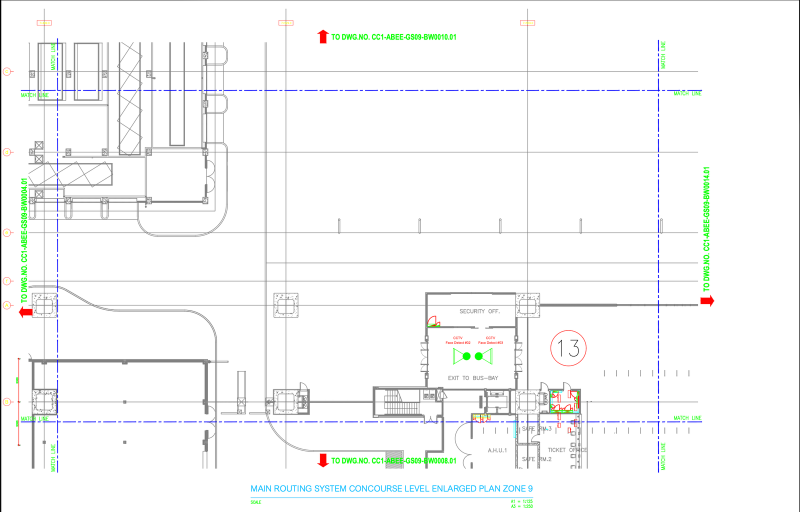
#> input picture ψ/active/width_1600.png, 1599 x 1024 px (shown at 1/2 size)
$ python generate_booth_heatmap.py
#> lines starting #> are read from the running program, lines starting #| are printed output that depends on the picture
"""
Smart Tourism — Booth Placement Heatmap (Dense Sensor Version)
150+ sensors for high-resolution 1-month foot traffic overlay
on Concourse Level Zone 9 floor plan.

Purpose: Identify booth locations and pricing tiers based on traffic density.
"""

import sys
import os
sys.stdout.reconfigure(encoding='utf-8')

import numpy as np
import matplotlib
matplotlib.use('Agg')
import matplotlib.pyplot as plt
import matplotlib.colors as mcolors
from matplotlib.patches import FancyBboxPatch, Rectangle, Circle
import matplotlib.patheffects as pe
from scipy.ndimage import gaussian_filter
from PIL import Image

# --- Config ---
SCRIPT_DIR = os.path.dirname(os.path.abspath(__file__))
FLOORPLAN_PATH = os.path.join(SCRIPT_DIR, "width_1600.png")
OUTPUT_DIR = SCRIPT_DIR

img = Image.open(FLOORPLAN_PATH)
#> img is the input picture: PIL image 1599x1024 RGB; mean R, G, B 247.1, 248.1, 247.9
img_array = np.array(img)
h, w = img_array.shape[:2]
#> h = 1024; w = 1599
print(f"Floor plan: {w} x {h} px")
#| Floor plan: 1599 x 1024 px

# ============================================================
# WALKABLE ZONES — define where people can actually walk
# (x_min, y_min, x_max, y_max) in pixels + traffic weight
# ============================================================

WALKABLE_ZONES = [
    # Main horizontal corridor — heaviest flow
    {"name": "Main Corridor",      "bbox": (80, 280, 1450, 400),  "weight": 0.85},
    # Upper corridor / passage
    {"name": "Upper Passage",      "bbox": (150, 140, 1350, 280), "weight": 0.55},
    # Fare gate area — peak concentration
    {"name": "Fare Gate Zone",     "bbox": (450, 350, 750, 480),  "weight": 1.0},
    # Exit to Bus Bay — everyone funnels through here
    {"name": "Bus Bay Exit",       "bbox": (450, 460, 780, 580),  "weight": 0.90},
    # Zone 13 open area — prime booth space
    {"name": "Zone 13 Open",       "bbox": (800, 250, 1300, 430), "weight": 0.65},
    # Ticket counter area
    {"name": "Ticket Area",        "bbox": (820, 430, 1150, 570), "weight": 0.70},
    # West wing corridor
    {"name": "West Wing",          "bbox": (30, 320, 300, 530),   "weight": 0.40},
    # Northwest rooms
    {"name": "NW Rooms",           "bbox": (30, 80, 320, 300),    "weight": 0.25},
    # South passage — wider zone, connects bus bay to ticket
    {"name": "South Passage",      "bbox": (300, 540, 1150, 650), "weight": 0.55},
    # North entry — expanded, this is a major entrance
    {"name": "North Entry",        "bbox": (250, 30, 800, 160),   "weight": 0.80},
    # East entry — expanded to edge
    {"name": "East Entry",         "bbox": (1280, 150, 1560, 480),"weight": 0.75},
    # West entry (red arrows on floorplan)
    {"name": "West Entry",         "bbox": (0, 280, 100, 500),    "weight": 0.70},
    # South entry (bottom of floorplan)
    {"name": "South Entry",        "bbox": (350, 630, 800, 700),  "weight": 0.65},
]

# ============================================================
# DENSE SENSOR PLACEMENT — ~40px spacing (~3-4m real scale)
# ============================================================

SENSOR_SPACING = 40
sensors = []

for zone in WALKABLE_ZONES:
    x1, y1, x2, y2 = zone["bbox"]
    for sx in range(x1 + SENSOR_SPACING // 2, x2, SENSOR_SPACING):
        for sy in range(y1 + SENSOR_SPACING // 2, y2, SENSOR_SPACING):
            sensors.append({
                "x": sx, "y": sy,
                "zone": zone["name"],
                "weight": zone["weight"],
            })

print(f"Sensors deployed: {len(sensors)}")

# ============================================================
# SIMULATE 1-MONTH DATA (30 days)
# ============================================================

np.random.seed(2026)
BASE_DAILY = 12000  # max daily uniques at weight=1.0

sensor_data = []
for s in sensors:
    base = BASE_DAILY * 30 * s["weight"]

    # Edge attenuation — center of zone gets more traffic
    zone = next(z for z in WALKABLE_ZONES if z["name"] == s["zone"])
    x1, y1, x2, y2 = zone["bbox"]
    cx, cy = (x1 + x2) / 2, (y1 + y2) / 2
    zw, zh = max(x2 - x1, 1), max(y2 - y1, 1)
    dx = abs(s["x"] - cx) / (zw / 2)
    dy = abs(s["y"] - cy) / (zh / 2)
    edge_factor = 1.0 - 0.3 * (dx ** 2 + dy ** 2) / 2

    noise = np.random.normal(1.0, 0.12)
    monthly = int(max(0, base * edge_factor * noise))

    sensor_data.append({**s, "monthly": monthly, "daily_avg": monthly / 30})

total = sum(s["monthly"] for s in sensor_data)
print(f"Total monthly detections: {total:,}")

# ============================================================
# BUILD HEATMAP
# ============================================================

heatmap = np.zeros((h, w), dtype=np.float64)
RADIUS = 50

for s in sensor_data:
    sx, sy, count = s["x"], s["y"], s["monthly"]
    y_lo, y_hi = max(0, sy - RADIUS * 2), min(h, sy + RADIUS * 2)
    x_lo, x_hi = max(0, sx - RADIUS * 2), min(w, sx + RADIUS * 2)
    if y_hi <= y_lo or x_hi <= x_lo:
        continue

    ys = np.arange(y_lo, y_hi)
    xs = np.arange(x_lo, x_hi)
    xx, yy = np.meshgrid(xs, ys)
    dist_sq = (xx - sx) ** 2 + (yy - sy) ** 2
    cutoff = (RADIUS * 2) ** 2
    gauss = count * np.exp(-dist_sq / (2 * RADIUS ** 2))
    heatmap[y_lo:y_hi, x_lo:x_hi] += gauss * (dist_sq < cutoff)
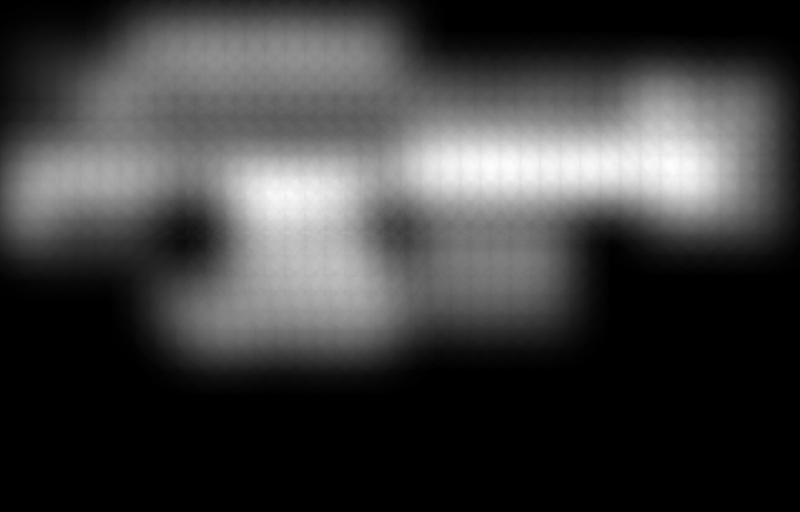
#> heatmap: shape (1024, 1599) float64 (shown at 1/2 size); min 0, max 4182245.1, mean 1027188.4; drawn with min black and max white

heatmap = gaussian_filter(heatmap, sigma=20)
hm_max = heatmap.max()
#> hm_max = 3950409.6
heatmap_norm = heatmap / hm_max if hm_max > 0 else heatmap
print(f"Heatmap ready (max raw: {hm_max:.0f})")
#| Heatmap ready (max raw: 3950410)

# ============================================================
# BOOTH SPOTS + PRICING
# ============================================================

BOOTH_SPOTS = [
    # Zone 13 area — open space, great for booths
    (920, 320, "B1", "large"),
    (1050, 320, "B2", "large"),
    (1180, 320, "B3", "medium"),
    (920, 400, "B4", "medium"),
    (1050, 400, "B5", "medium"),
    (1180, 400, "B6", "small"),
    # Near fare gates — premium eyeballs
    (480, 300, "A1", "medium"),
    (580, 300, "A2", "medium"),
    (680, 300, "A3", "medium"),
    # West wing — budget spots
    (150, 370, "C1", "small"),
    (150, 440, "C2", "small"),
    (250, 370, "C3", "small"),
    # Upper corridor
    (400, 200, "D1", "medium"),
    (550, 200, "D2", "medium"),
    (700, 200, "D3", "medium"),
    (900, 200, "D4", "small"),
    # Near ticket
    (870, 500, "E1", "small"),
    (970, 500, "E2", "small"),
]


def get_booth_price(x, y, size):
    density = heatmap_norm[min(int(y), h - 1), min(int(x), w - 1)] if (0 <= y < h and 0 <= x < w) else 0
    size_mult = {"large": 1.5, "medium": 1.0, "small": 0.7}[size]

    if density > 0.70:
        base, tier, color = 25000, "Premium", "#e74c3c"
    elif density > 0.45:
        base, tier, color = 18000, "Gold", "#f39c12"
    elif density > 0.25:
        base, tier, color = 12000, "Standard", "#3498db"
    else:
        base, tier, color = 7000, "Economy", "#27ae60"

    return int(base * size_mult), tier, color, density


# ============================================================
# COLORMAP — deep blue → cyan → green → yellow → orange → red
# ============================================================

cmap_colors = [
    (0.0, 0.0, 0.0, 0.0),
    (0.0, 0.25, 0.75, 0.10),
    (0.0, 0.55, 0.95, 0.20),
    (0.0, 0.80, 0.70, 0.32),
    (0.15, 0.95, 0.30, 0.42),
    (0.65, 1.0, 0.0, 0.50),
    (1.0, 0.90, 0.0, 0.57),
    (1.0, 0.55, 0.0, 0.64),
    (1.0, 0.20, 0.0, 0.72),
    (0.80, 0.0, 0.0, 0.80),
]
cmap = mcolors.LinearSegmentedColormap.from_list("deeptrack", cmap_colors, N=512)


# ============================================================
# RENDER 1: Heatmap with sensor dots
# ============================================================

def render_heatmap():
    fig, ax = plt.subplots(1, 1, figsize=(20, 20 * h / w), dpi=120)
    ax.imshow(img_array, zorder=1)
    im = ax.imshow(heatmap_norm, cmap=cmap, alpha=0.72, interpolation='bilinear',
                   vmin=0, vmax=1, zorder=2)

    # Tiny sensor dots
    sx = [s["x"] for s in sensor_data]
    sy = [s["y"] for s in sensor_data]
    ax.scatter(sx, sy, s=1.5, c='white', alpha=0.25, zorder=3, linewidths=0)

    # Colorbar
    cbar = plt.colorbar(im, ax=ax, fraction=0.026, pad=0.012, aspect=35)
    cbar.set_label('Monthly Foot Traffic Density (30 days)', fontsize=11, fontweight='bold')
    cbar.set_ticks([0, 0.2, 0.4, 0.6, 0.8, 1.0])
    cbar.set_ticklabels(['Very Low\n< 2K/day', 'Low\n2-4K', 'Moderate\n4-6K',
                          'High\n6-8K', 'Very High\n8-10K', 'Peak\n> 10K/day'], fontsize=8)

    ax.set_title('DeepTrack Heatmap — Concourse Level Zone 9\n'
                 f'1-Month Aggregated Foot Traffic  |  {len(sensors)} Sensors',
                 fontsize=15, fontweight='bold', pad=12, color='#2c3e50')

    ax.text(0.5, -0.015, f"Sensors: {len(sensors)}  |  Period: 30 days  |  "
            f"Total detections: {total:,}  |  Avg daily: {total // 30:,}",
            transform=ax.transAxes, fontsize=9, ha='center', color='#7f8c8d',
            bbox=dict(boxstyle='round,pad=0.4', facecolor='white', alpha=0.9, edgecolor='#bdc3c7'))

    ax.set_xlim(0, w); ax.set_ylim(h, 0); ax.axis('off')
    plt.tight_layout()
    path = os.path.join(OUTPUT_DIR, "heatmap_sensor_coverage_18.png")
    fig.savefig(path, bbox_inches='tight', facecolor='white', dpi=150)
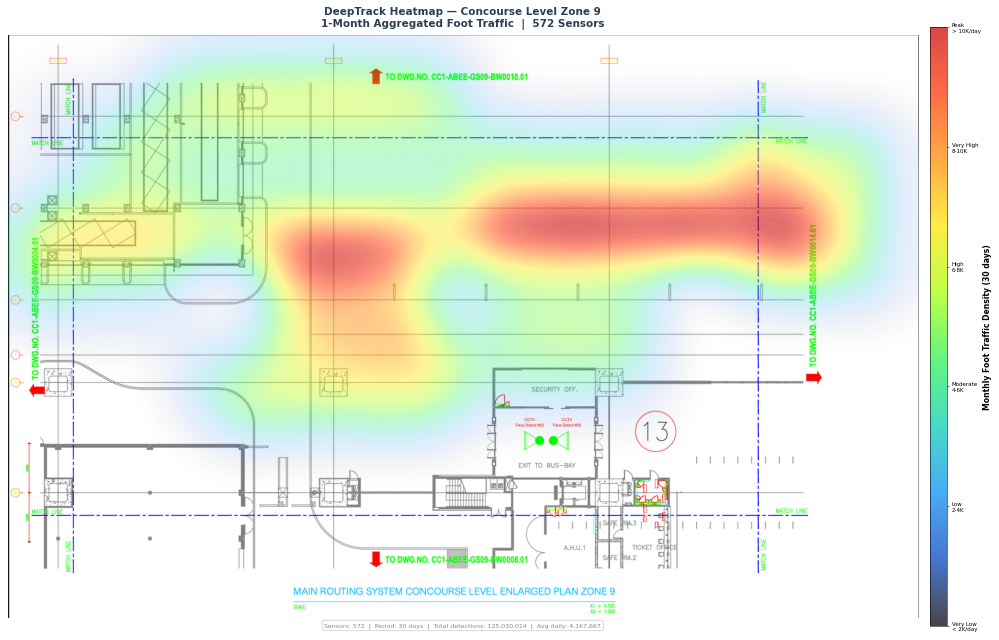
#> figure drawn by matplotlib, 2 panels
    plt.close(fig)
    print(f"Saved: {path}")


# ============================================================
# RENDER 2: Booth pricing overlay
# ============================================================

# [112 lines left out: functions render_booth_pricing, render_booth_table, not called in this run]


# ============================================================
# ZONE SUMMARY
# ============================================================

def print_summary():
    zone_stats = {}
    for s in sensor_data:
        zn = s["zone"]
        if zn not in zone_stats:
            zone_stats[zn] = {"sensors": 0, "total": 0}
        zone_stats[zn]["sensors"] += 1
        zone_stats[zn]["total"] += s["monthly"]

    print(f"\n{'=' * 70}")
    print("ZONE TRAFFIC SUMMARY (30 days)")
    print(f"{'=' * 70}")
    print(f"{'Zone':<20} {'Sensors':>8} {'Total':>14} {'Avg/Sensor':>12} {'Daily':>10}")
    print(f"{'-' * 70}")

    for zn in sorted(zone_stats, key=lambda z: zone_stats[z]["total"], reverse=True):
        zs = zone_stats[zn]
        print(f"{zn:<20} {zs['sensors']:>8} {zs['total']:>14,} "
              f"{zs['total'] // zs['sensors']:>12,} {zs['total'] // 30:>10,}")

    print(f"{'-' * 70}")
    print(f"{'TOTAL':<20} {len(sensor_data):>8} {total:>14,} "
          f"{total // len(sensor_data):>12,} {total // 30:>10,}")

    print(f"\n{'=' * 70}")
    print("BOOTH PRICING")
    print(f"{'=' * 70}")
    total_rev = 0
    for bx, by, label, size in sorted(BOOTH_SPOTS, key=lambda b: get_booth_price(*b[:2], b[3])[0], reverse=True):
        price, tier, _, density = get_booth_price(bx, by, size)
        daily = int(density * BASE_DAILY)
        total_rev += price
        print(f"  {label}  {tier:>10}  {size:>7}  {daily:>6,}/day  THB {price:>8,}/mo")
#> after the loop, total_rev = 315600
    print(f"{'-' * 70}")
    print(f"  TOTAL REVENUE: THB {total_rev:,}/mo  |  THB {total_rev * 12:,}/yr")
#|   TOTAL REVENUE: THB 315,600/mo  |  THB 3,787,200/yr


# ============================================================
# RUN
# ============================================================

if __name__ == "__main__":
    print(f"\n--- Generating Dense Heatmap ({len(sensors)} sensors) ---")
    render_heatmap()

    # [5 lines of commented-out code are left out]

    print_summary()
    print("\nDone!")
